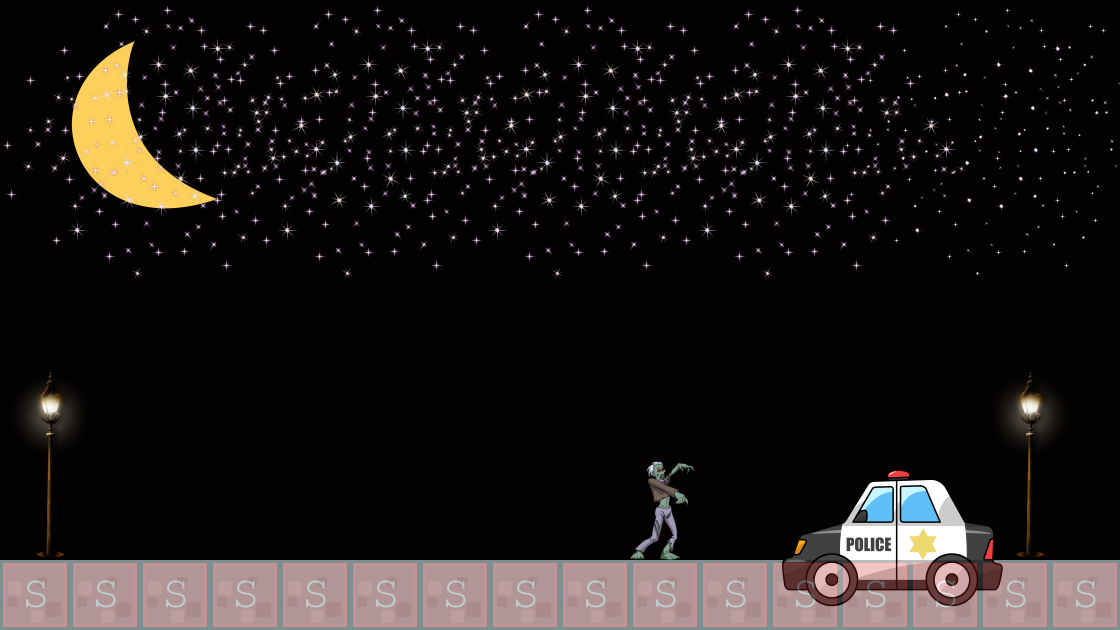

Rendered tile map (Tiled .tmx) drawn with the repository's tilesets; below, a short description and the map source with its tile grids summarised:
An orthogonal 16x9 tile map with 70x70 px tiles, 4 tile layers (background3, background1, background2, collision), 8 tilesets.

<map version="1.0" orientation="orthogonal" renderorder="right-down" width="16" height="9" tilewidth="70" tileheight="70" backgroundcolor="#030101">
 <tileset firstgid="1" name="background-tiles" tilewidth="70" tileheight="70">
  <image source="../img/background-tiles.png" width="910" height="910" />
 </tileset>
 <tileset firstgid="170" name="meta-tiles" tilewidth="70" tileheight="70">
  <image source="../img/meta-tiles.png" width="350" height="70" />
  <tile id="4">
   <properties>
    <property name="type" value="solid" />
   </properties>
  </tile>
 </tileset>
 <tileset firstgid="175" name="lampost" tilewidth="100" tileheight="195">
  <image source="../img/lampost.png" width="100" height="195" />
 </tileset>
 <tileset firstgid="176" name="moon" tilewidth="150" tileheight="171">
  <image source="../img/moon.png" width="150" height="171" />
 </tileset>
 <tileset firstgid="177" name="stars" tilewidth="338" tileheight="277">
  <image source="../img/stars.png" width="338" height="277" />
 </tileset>
 <tileset firstgid="178" name="policecar" tilewidth="250" tileheight="188">
  <image source="../img/policecar.png" width="250" height="188" />
 </tileset>
 <tileset firstgid="179" name="zombie" tilewidth="64" tileheight="99">
  <image source="../img/zombie.png" width="64" height="99" />
 </tileset>
 <tileset firstgid="180" name="rain" tilewidth="900" tileheight="679">
  <image source="../img/rain.png" width="900" height="679" />
 </tileset>
 <layer name="background3" width="16" height="9">
  <data>[144 cells, 0 non-empty, 0 distinct tile ids]</data>
 </layer>
 <layer name="background1" width="16" height="9">
  <data>[144 cells, 19 non-empty, 3 distinct tile ids]</data>
 </layer>
 <layer name="background2" width="16" height="9">
  <data>[144 cells, 7 non-empty, 3 distinct tile ids]</data>
 </layer>
 <layer name="collision" width="16" height="9" opacity="0.26">
  <data>[144 cells, 16 non-empty, 1 distinct tile ids]</data>
 </layer>
</map>
